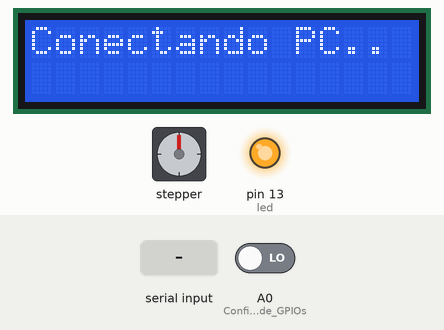
This sketch was run on a simulated Arduino Uno, built with avr-gcc and run on an emulated ATmega328P. On the bench: 16×2 character LCD, stepper motor, output pins drawn as LEDs (lit = HIGH). Dashed ring = blinking. The test bench sets the inputs (shaded band); at power-on: A0 (Configuracion_de_GPIOs) LOW. Stepper angles assume 200 steps per turn; what the sketch prints to the serial monitor is not drawn.

Above: at 1.0 s.
1.1 s: "r" received over Serial
At 2.3 s:
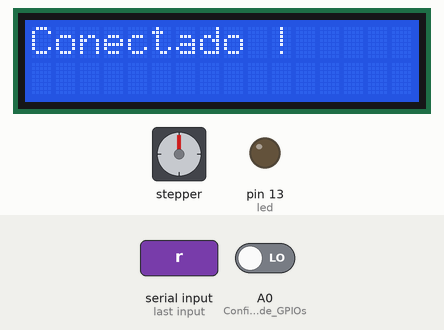
2.7 s: "l" received over Serial
At 2.81 s:
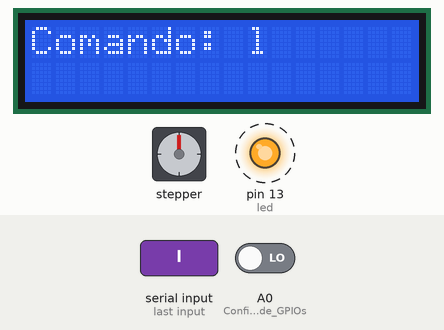
4.8 s: "z" received over Serial
At 4.91 s:
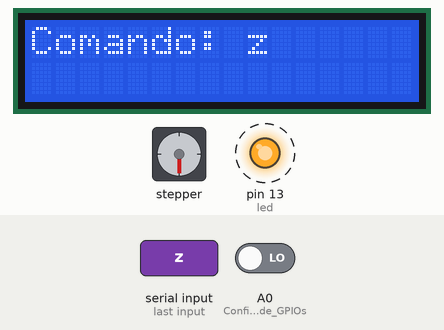
6.9 s: A0 (Configuracion_de_GPIOs) driven HIGH
At 7.3 s:
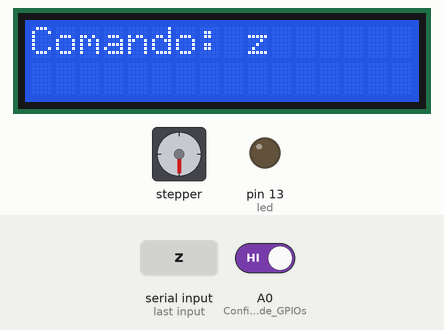
8.5 s: "r" received over Serial
At 10.6 s:
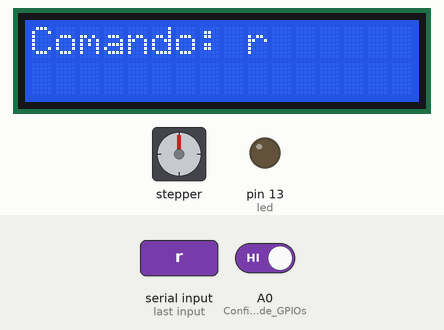
10.9 s: "l" received over Serial
At 13.5 s:
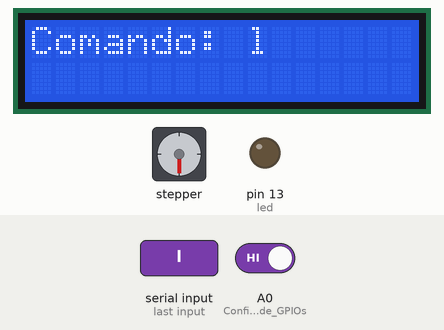
Timing chart, 0 to 14.0 s (numbered marks = the images above; inputs shaded):
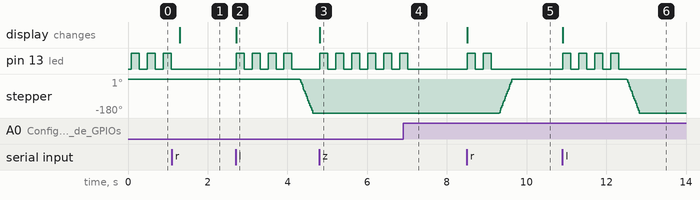

Measured:
- after the input at 1.1 s, pin 13 (led): stops changing and stays LOW; the display: changes after 0.20 s (image 1)
- after the input at 2.7 s, pin 13 (led): alternates HIGH for 0.20 s and LOW for 0.20 s, 8 changes in all, then stays LOW, starting at once; stepper: turns 180° counter-clockwise in 0.32 s, starting after 1.6 s; the display: changes at once (image 2)
- after the input at 4.8 s, pin 13 (led): alternates HIGH for 0.20 s and LOW for 0.20 s, starting at once; the display: changes at once (image 3)
- after the input at 6.9 s, stepper: stops changing and stays -180°
- after the input at 8.5 s, pin 13 (led): alternates HIGH for 0.20 s and LOW for 0.20 s, 4 changes in all, then stays LOW, starting at once; stepper: turns 180° clockwise in 0.32 s, starting after 0.81 s; the display: changes at once (image 5)
- after the input at 10.9 s, pin 13 (led): alternates HIGH for 0.20 s and LOW for 0.20 s, 8 changes in all, then stays LOW, starting at once; stepper: turns 180° counter-clockwise in 0.32 s, starting after 1.6 s; the display: changes at once (image 6)

The sketch:

PruebaMontaje3Dv1_1.ino
```cpp
/*Modos de exitacion para el motor paso a paso
  SINGLE, DOUBLE, INTERLEAVE, MICROSTEP*/

#include <AFMotor.h> // Libreria para manejo del Driver
#include <LiquidCrystal_I2C.h>


#define DERECHA   4
#define IZQUIERDA 8
#define RESET     12

#define MODO        SINGLE
#define ADELANTE    FORWARD
#define ATRAS       BACKWARD
#define PASOS       20
#define RETARDO     1000

AF_Stepper motor(200, 2); // Creamos el objeto motor con 256 pasos Puerto 2
LiquidCrystal_I2C lcd(0x27, 16, 2);

int led = 13;
int input;

void setup()
{
    Serial.begin(9600);    //Inicio de comunicacion Serie
    lcd.init();

    pinMode(led, OUTPUT);
    digitalWrite(led, LOW);

    pinMode(A0,INPUT);     //Configuracion de GPIOs

    motor.setSpeed(100);   //Defino la velocidad del motor en RPM

    lcd.backlight();
    lcd.home();

    lcd.clear();
    lcd.print("Conectando PC..");

    while( Serial.available() == 0 )
    {
      digitalWrite(led, !digitalRead(led));
      delay(200);
    }
    Serial.read();
    Serial.println("ack");

    digitalWrite(led, LOW);

    lcd.clear();
    lcd.print("Conectado ! ");

    //Serial.println("Medidas Electronicas II"); delay(1000); //Mensaje de inicio
    //Serial.println("Medicion de Antena Path"); delay(500); Serial.println("");

    //Serial.print("Buscando Posicion Inicial.."); Serial.println("");


    //Serial.println(""); delay(500);
    //Serial.println("Listo !");  Serial.println(""); delay(500);
}

void loop()
{
  int k;

  if ( Serial.available() > 0 )
  {
    input=Serial.read();

    Serial.println("ack");

    if (input=='r')
    {
      //Serial.println("Movimiento Reloj");  Serial.println("");

      lcd.clear();
      lcd.print("Comando: r");


      for(k=0; k<DERECHA; k++)
      {
        digitalWrite(led, !digitalRead(led));
        delay(200);
      }

      motor.step(100, ADELANTE, SINGLE); //Cantidad de pasos, Direccion y Modo

    }
    else if (input=='l')
    {
      //Serial.println("Movimiento Contrareloj");  Serial.println("");

      lcd.clear();
      lcd.print("Comando: l");

      for(k=0; k<IZQUIERDA; k++)
      {
        digitalWrite(led, !digitalRead(led));
        delay(200);
      }

      motor.step(100, ATRAS, SINGLE); //Cantidad de pasos, Direccion y Modo
    }
    else if (input=='z')
    {
      //Serial.println("Reseteando.."); Serial.println("");

      lcd.clear();
      lcd.print("Comando: z");

      for(k=0; k<RESET; k++)
      {
        digitalWrite(led, !digitalRead(led));
        delay(200);
      }


      while( !digitalRead(A0) )
      {
          motor.step(5, ADELANTE, SINGLE);
      }


      //Serial.println("Listo!");  Serial.println("");
    }
  }
}
```
